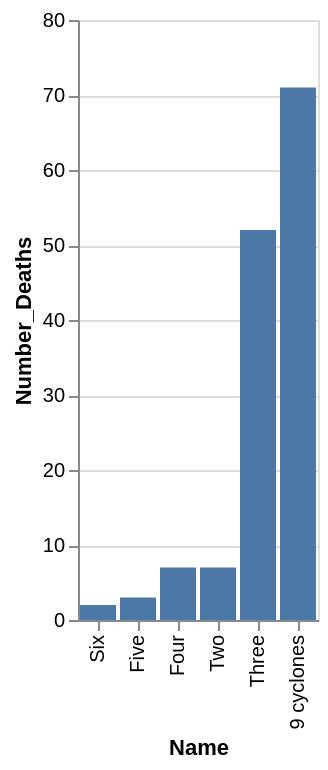

The Vega-Lite source for this figure:
### Vega-Lite specification from a JSON file in a GitHub repository (floating-point values rounded to 4 significant figures)
{"data": {"values": [{"x_data": "Six", "y_data": 2}, {"x_data": "Five", "y_data": 3}, {"x_data": "Four", "y_data": 7}, {"x_data": "Two", "y_data": 7}, {"x_data": "Three", "y_data": 52}, {"x_data": "9 cyclones", "y_data": 71}]}, "mark": "bar", "encoding": {"x": {"field": "x_data", "type": "nominal", "title": "Name", "sort": {"op": "sum", "field": "y_data", "order": "ascending"}}, "y": {"field": "y_data", "type": "quantitative", "title": "Number_Deaths"}}}
